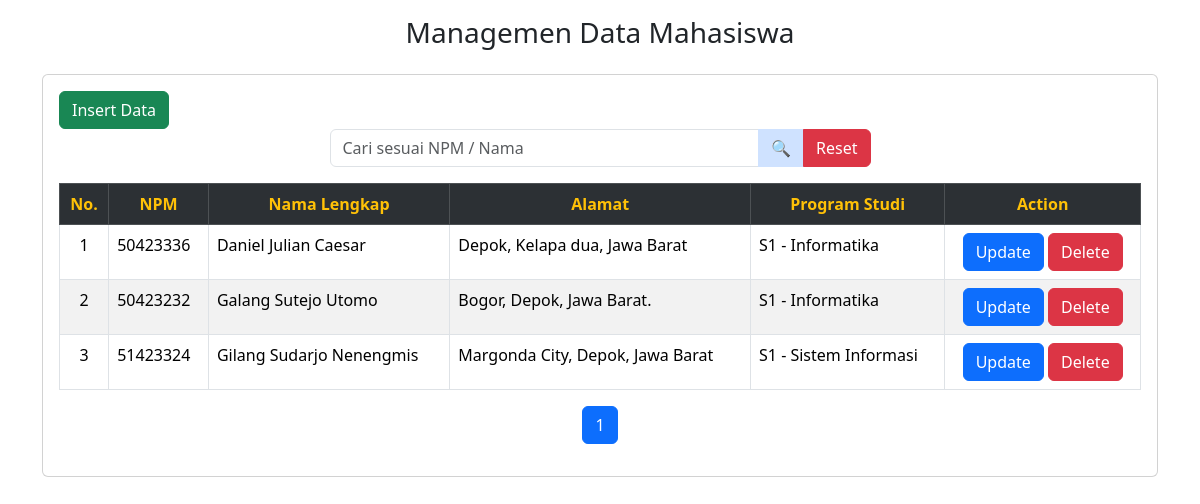
The page / on the database its author committed.
### tables this page shows
CREATE TABLE `tmhs` (
  `id_mhs` int(11) NOT NULL,
  `npm` varchar(10) NOT NULL,
  `nama` varchar(200) NOT NULL,
  `alamat` varchar(150) NOT NULL,
  `prodi` varchar(50) NOT NULL
);

### index.php (the view, shortened to what this page needs)
<?php
    include "connection.php";
?>
<!doctype html>
<html lang="en">
  <head>
    <link href="https://cdn.jsdelivr.net/npm/bootstrap@5.3.3/dist/css/bootstrap.min.css" rel="stylesheet">
    <link rel="stylesheet" href="../frontend/css/bootstrap.min.css">
  </head>
  <body>
    <div class="container">
        <div class="mt-3">
            <h3 class="text-center">Managemen Data Mahasiswa</h3>
        </div>
        <div class="card mt-4">
            <div class="card-body">
                <button type="button" class="btn btn-success" data-bs-toggle="modal" data-bs-target="#modalInsert">
                    Insert Data
                </button>
                <div class="col-md-6 mx-auto">
                    <form method="POST" action="">
                        <div class="input-group mb-3">
                            <input type="text" name="tcari" class="form-control" placeholder="Cari sesuai NPM / Nama" autocomplete="off">
                            <button class="btn bg-primary-subtle btn-s" name="bsearch" type="submit">🔍</button>
                            <button class="btn btn-danger" name="breset" type="submit">Reset</button>
                        </div>
                    </form>
                </div>
                <table class="table table-bordered table-striped tabel-hover mt-3">
                    <tr class="text-center table-dark">
                        <th class="text-warning">No.</th>
                        <th class="text-warning">NPM</th>
                        <th class="text-warning">Nama Lengkap</th>
                        <th class="text-warning">Alamat</th>
                        <th class="text-warning">Program Studi</th>
                        <th class="text-warning">Action</th>
                    </tr>
                    <?php
                    $no = 1;
                    $limit = 5;
                    $page = isset($_GET['page']) ? $_GET['page'] : 1;
                    $start = ($page - 1) * $limit;
                    if(isset($_POST['bsearch'])){
                        $keyword = $_POST['tcari'];
                        $query = "SELECT * FROM tmhs WHERE npm like '%$keyword%' OR nama like '%$keyword%' LIMIT $start, $limit";
                    } else {
                        $query = "SELECT * FROM tmhs ORDER BY id_mhs DESC LIMIT $start, $limit";
                    }
                    $totalQuery = mysqli_query($conn, "SELECT COUNT(*) AS total FROM tmhs");
                    $totalData = mysqli_fetch_assoc($totalQuery)['total'];
                    $totalPages = ceil($totalData / $limit);
                    $read = mysqli_query($conn, $query);
                    while( $data = mysqli_fetch_assoc($read) ) :
                    ?>
                    <tr class="">
                        <td class="text-center"><?= $no++; ?></td>
                        <td class=""><?= $data['npm']; ?></td>
                        <td class=""><?= $data['nama']; ?></td>
                        <td class=""><?= $data['alamat']; ?></td>
                        <td class=""><?= $data['prodi']; ?></td>
                        <td class="text-center">
                            <a class="btn btn-primary" data-bs-toggle="modal" data-bs-target="#modalUpdate<?= $no ?>" href="">Update</a>
                            <a class="btn btn-danger" data-bs-toggle="modal" data-bs-target="#modalDelete<?= $no ?>"  href="">Delete</a>
                        </td>
                    </tr>
                    <?php
                        endwhile;
                    ?>
                </table>
                <nav>
                    <ul class="pagination justify-content-center">
                        <?php for($i = 1; $i <= $totalPages; $i++): ?>
                            <li class="page-item <?= ($i == $page) ? 'active' : ''; ?>">
                                <a class="page-link" href="index.php?page=<?= $i; ?>"><?= $i; ?></a>
                            </li>
                        <?php endfor; ?>
                    </ul>
                </nav>
            </div>
        </div>
    </div>
    <link rel="stylesheet" href="../frontend/js/bootstrap.bundle.min.js">
  </body>
</html>

### rows shown on the page
tmhs: npm "50423336", nama "Daniel Julian Caesar", alamat "Depok, Kelapa dua, Jawa Barat", prodi "S1 - Informatika"
tmhs: npm "50423232", nama "Galang Sutejo Utomo", alamat "Bogor, Depok, Jawa Barat.", prodi "S1 - Informatika"
tmhs: npm "51423324", nama "Gilang Sudarjo Nenengmis", alamat "Margonda City, Depok, Jawa Barat", prodi "S1 - Sistem Informasi"
